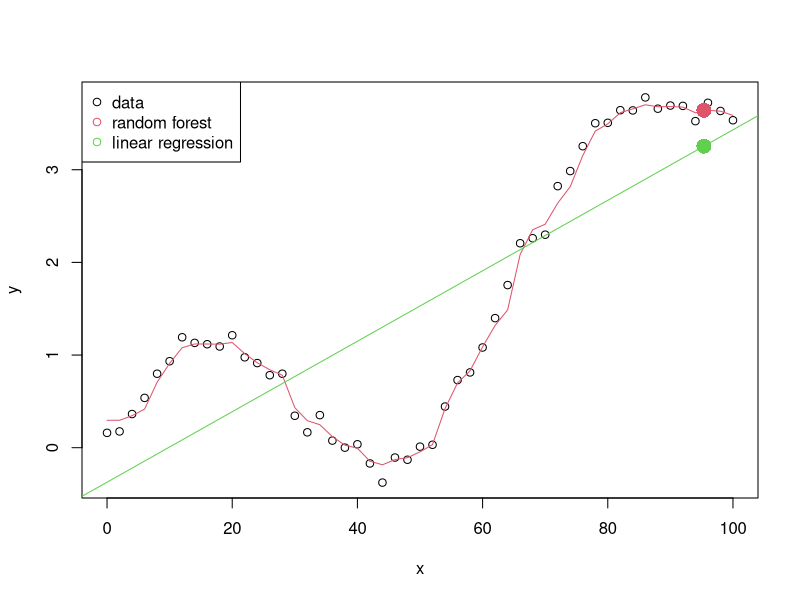

This figure's R source:
## 4 Nonlinear regression
#
# Here we will compare a linear and nonlinear regressor (random forest) 
# on a one dimensional regression task.
# 

# load the random forest package
library(randomForest)

# create a dataset
# here y is a nonlinear function of x 
x <- seq(0, 100, 2.0)
y_ideal <- sin(x/10) + (x/50)^2

# add some noise to our target variable y_ideal
y <- y_ideal + rnorm(length(y_ideal))*0.1
train_data <- data.frame(x, y)

# fit linear model
lin <- lm(y~., data=train_data)

# fit random forest
rf <- randomForest(y ~ ., train_data)
rf_train_fit <- predict(rf, train_data)

# plot
plot(x, y, col=1)
lines(x, rf_train_fit, type='l', col=2)
abline(lin, col=3)
legend_text <- c('data', 'random forest', 'linear regression')
legend(x='topleft', legend=legend_text, col=c(1, 2, 3), pch=1)

# generate a random test point (sample between 0 and 100)
rand_point <- runif(1, 0, 100)
x_test <- data.frame(x=rand_point)

# linear model
# y = slope x + intercept
# lm_prediction <- lin$coefficients[[2]]*test_point+lin$coefficients[[1]]
lm_predicted <- predict(lin, x_test) 

# random forest
rf_predicted <- predict(rf, x_test) 

# plot single predictions
points(x_test[[1]], rf_predicted[[1]], pch=16, col=2, cex=2)
points(x_test[[1]], lm_predicted[[1]], pch=16, col=3, cex=2)
